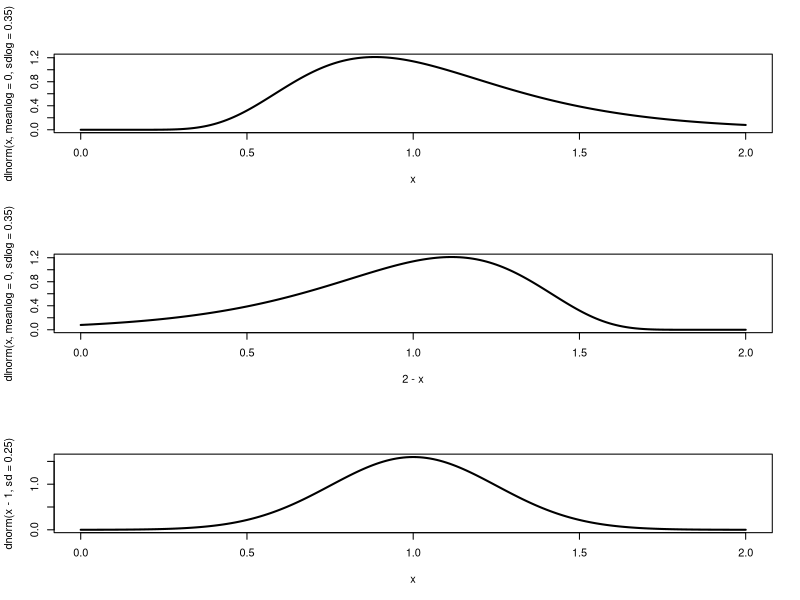
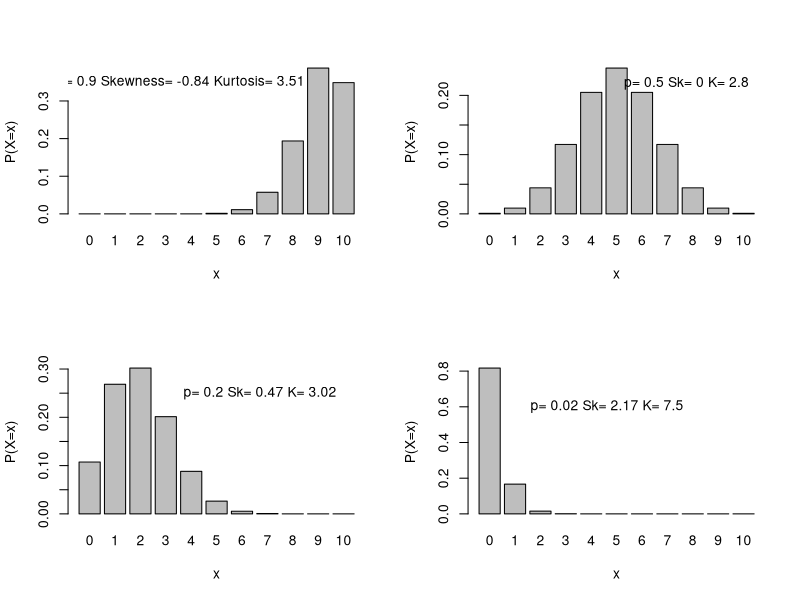
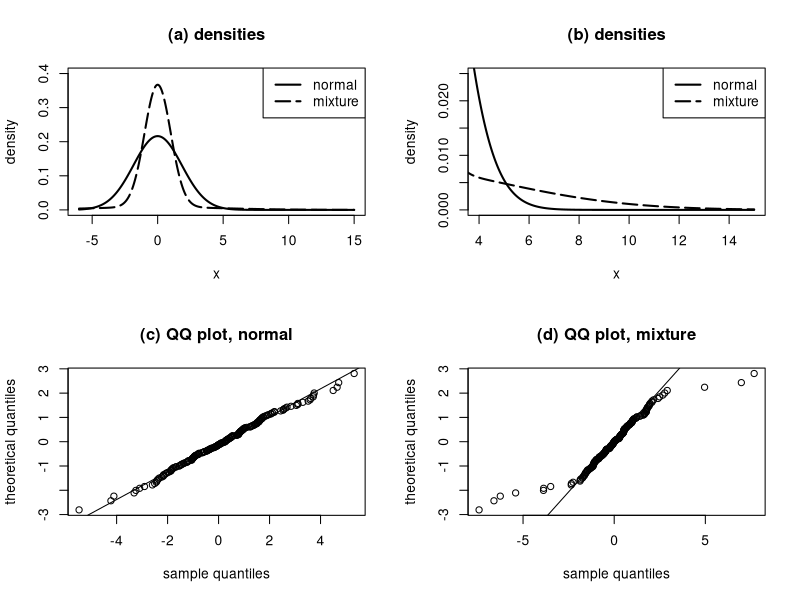

These figures' R source, in order:
# Shape, right or left skewed 

par(mfrow = c(3,1))

x = seq(0,2, by = 0.01)
plot(x,dlnorm(x,meanlog=0, sdlog=.35), lty = 1, type = "l", lwd = 2)

plot(2-x,dlnorm(x,meanlog=0, sdlog=.35), lty = 1, type = "l", lwd = 2)

plot(x,dnorm(x-1, sd=0.25), lty = 1, type = "l", lwd = 2)

# Binomial distribution

n = 10
k <- seq(0, n, by = 1)

par(mfrow=c(2,2))

p = 0.9
Sk = (1-2*p)/sqrt(n*p*(1-p)) # skewness formula
K = 3 + (1-6*p*(1-p))/(n*p*(1-p)) # kurtosis formula 
barplot(dbinom(k, n, p), 4 , ylab = "P(X=x)", xlab ="x", names.arg = as.character(k))
text(20, 0.35, paste("p=",p,"Skewness=",round(Sk,2),"Kurtosis=",round(K,2)))

p = 0.5
Sk = (1-2*p)/sqrt(n*p*(1-p))
K = 3 + (1-6*p*(1-p))/(n*p*(1-p))
barplot(dbinom(k, n, p), 4 , ylab = "P(X=x)", xlab ="x", names.arg = as.character(k))
text(40, 0.22, paste("p=",p,"Sk=",round(Sk,2),"K=",round(K,2)))

p = 0.2
Sk = (1-2*p)/sqrt(n*p*(1-p))
K = 3 + (1-6*p*(1-p))/(n*p*(1-p))
barplot(dbinom(k, n, p), 4 , ylab = "P(X=x)", xlab ="x", names.arg = as.character(k))
text(35, 0.25, paste("p=",p,"Sk=",round(Sk,2),"K=",round(K,2)))

p = 0.02
Sk = (1-2*p)/sqrt(n*p*(1-p))
K = 3 + (1-6*p*(1-p))/(n*p*(1-p))
barplot(dbinom(k, n, p), 4 , ylab = "P(X=x)", xlab ="x", names.arg = as.character(k))
text(25, 0.6, paste("p=",p,"Sk=",round(Sk,2),"K=",round(K,2)))

# Jarque-bera test

install.packages("tseries")
library(tseries)

set.seed(1234)

x <- rnorm(1000)  # normal
jarque.bera.test(x)

x <- runif(1000)  # uniform
jarque.bera.test(x)

x <- rbinom(1000,10,.25)  # binomial (#, n, p)
jarque.bera.test(x)

# t-distribution example

x = rt(10000, df = 5)
mean(x) 
var(x) 

install.packages("e1071")
library(e1071) 
skewness(x)
kurtosis(x)

par(mfrow=c(2,2))
x=seq(-6,15,by=.01)
plot(x,dnorm(x,sd=sqrt(3.4)),type="l",lwd=2,ylim=c(0,.4), xlab="x",ylab="density",main="(a) densities")
lines(x,.9*dnorm(x)+.1*dnorm(x,sd=5),lwd=2,lty=5)
legend("topright",c("normal","mixture"),lwd=2,lty=c(1,5))

plot(x,dnorm(x,sd=sqrt(3.4)),type="l",lwd=2,ylim=c(0,.025),xlim=c(4,15),xlab="x",ylab="density",main="(b) densities")
lines(x,.9*dnorm(x)+.1*dnorm(x,sd=5),lwd=2,lty=5)
legend("topright",c("normal","mixture"),lwd=2,lty=c(1,5))

set.seed("7953")
y1 = rnorm(200,sd=sqrt(3.4))
qqnorm(y1,datax=T,main="(c) QQ plot, normal",xlab="theoretical quantiles", ylab="sample quantiles")
qqline(y1,datax=T)

# generate a random number based on binomial distribution binomial(200,0.9)
n2=rbinom(1,200,.9)
y2 = c(rnorm(n2),rnorm(200-n2,sd=5))
qqnorm(y2,datax=T,main="(d) QQ plot, mixture",xlab="theoretical quantiles", ylab="sample quantiles")
qqline(y2,datax=T)

## Fit a data set 

Yn = rnorm(100,mean=30,sd=3)
Yln = 28.97 + rlnorm(100,meanlog=-1.096,sdlog=1.5)
n2=rbinom(1,100,.9)
Ymix = c(rnorm(n2,mean=30,sd=3),rnorm(100-n2,mean=60,sd=3))

install.packages("MASS")
library(MASS)
fitdistr(Yn,"normal")
fitdistr(Yln,"normal")
fitdistr(Ymix,"normal")



